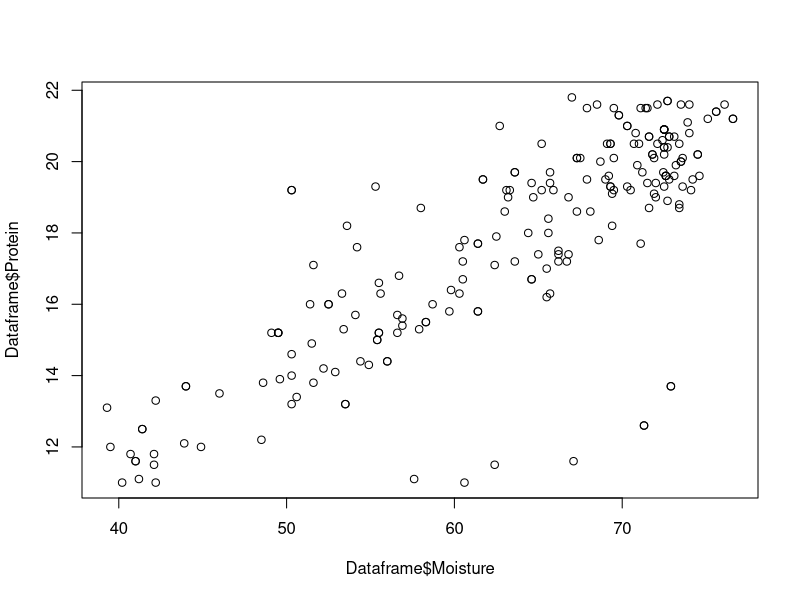
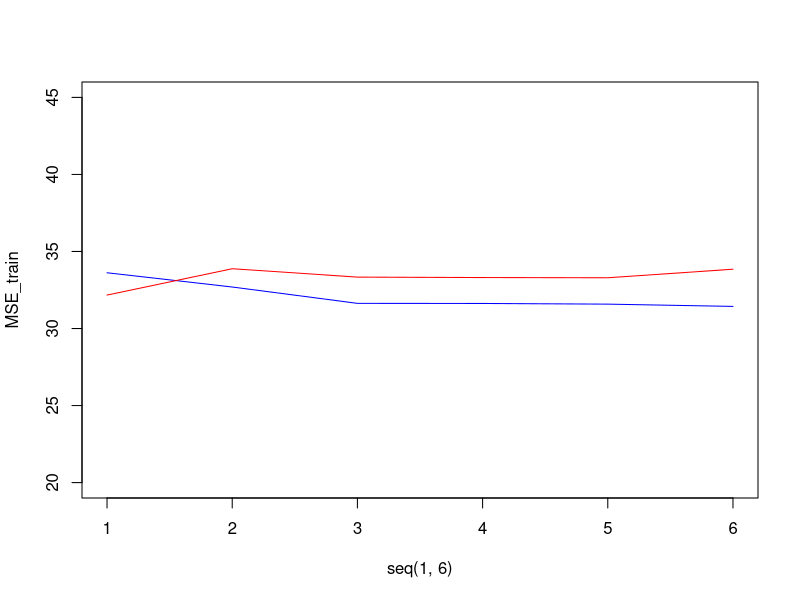

Write the R code that produced these figures, in order. (Note: this script raises an error after producing the figures.)
# Remove all saved variables and plots
dev.off()
rm(list=ls())
# Setting up rng and seed
RNGversion('3.5.1')
set.seed(12345)

# ------------------ Assignment 4 ---------------------------------
# The Excel file tecator.xlsx contains the results of study aimed to 
# investigate whether a near infrared absorbance spectrum can be used 
# to predict the fat content of samples of meat. For each meat sample 
# the data consists of a 100 channel spectrum of absorbance records and 
# the levels of moisture (water), fat and protein. The absorbance is 
# -log10 of the transmittance measured by the spectrometer. 
# The moisture, fat and protein are determined by analytic chemistry.

# 1 Import data to R and create a plot of Moisture versus Protein. 
# Do you think that these data are described well by a linear model?

Dataframe=read.csv2("tecator.csv")
plot(Dataframe$Moisture, Dataframe$Protein)

# 2. Consider model M_i in which Moisture is normally distributed, and 
# the expected Moisture is a polynomial function of Protein including 
# the polynomial terms up to power i (i.e M_1 is a linear model, M_2 is a quadratic model and so on). 
# Report a probabilistic model that describes M_i. 
# Why is it appropriate to use MSE criterion when fitting this model to a training data?

# M_i = a*i * protein^i + a*(i-1) * protein^(i-1) + ... + a * protein

# 3. Divide the data into training and validation sets( 50%/50%) and fit models
# M_i, i=1.6. For each model, record the training and the validation MSE and present 
# a plot showing how training and validation MSE depend on i 
# (write some R code to make this plot). Which model is best according to the plot? 
#How do the MSE values change and why? Interpret this picture in terms of bias-variance tradeoff.

mean_square_error = function(v1, v2) {
  SE = (v1-v2)
  SE = SE^2
  SE = mean(SE)
  return(SE)
}

calc_MSE = function(the_model, data) {
  SE = predict(the_model, newdata = data)
  SE = data$Moisture - SE
  SE = SE^2
  MSE = mean(SE)
  return(MSE)
}

n=dim(Dataframe)[1]
set.seed(12345)
id=sample(1:n, floor(n*0.5))
train=Dataframe[id,]
test=Dataframe[-id,]
test = test[1:dim(train)[1],]
MSEs = vector("numeric", length=0)

step3 = function(data_in, data_train) {
  for(i in seq(1,6)) {
    model_i = lm(Moisture ~poly(Protein,i), data = data_train)
    prediction = predict(model_i, newdata = data_in)
    MSEs = c(MSEs, mean_square_error(prediction, data_in$Moisture))
  }
  return (MSEs)
}

MSE_train = step3(train, train)
MSE_test = step3(test, train)

plot(seq(1,6), MSE_train, type="l", col="blue", ylim=c(20,45))
lines(seq(1,6), MSE_test, type="l", col="red")

# 4. Perform variable selection of a linear model in which Fat 
# is response and Channel1-Channel100 are predictors by using stepAIC. 
# Comment on how many variables were selected.

t_data = Dataframe[,0:(dim(Dataframe)[2]-2)]
model_lm = lm(Fat ~., data=t_data)
AIC_lm = stepAIC(model_lm)
print(paste0(length(AIC_lm$coefficients), " were selected"))

# 5. Fit a Ridge regression model with the same predictor and response variables. 
# Present a plot showing how model coefficients depend on the log of the penalty 
# factor lambda and report how the coefficients change with lambda.
library('glmnet')

step5n6 = function(data_in, alpha_in) {
  t_model = glmnet(as.matrix(data_in[,2:101]), data_in[,102], alpha=alpha_in, family="gaussian")
  plot(t_model, xvar="lambda", label=TRUE)
}

step5n6(t_data, 0)

# 6. Repeat step 5 but fit LASSO instead of the Ridge regression and 
# compare the plots from steps 5 and 6. Conclusions?
step5n6(t_data, 1)

# 7. Use cross-validation to find the optimal LASSO model 
# (make sure that case lambda=0 is also considered by the procedure),
# report the optimal lambda and how many variables were chosen by the 
# model and make conclusions. Present also a plot showing the dependence 
# of the CV score and comment how the CV score changes with lambda.
lambdas = seq(0,50, 0.01)
cv_lasso = cv.glmnet(as.matrix(t_data[,2:101]), t_data[,102], alpha=1, family="gaussian", lambda=lambdas)
plot( cv_lasso, type="b", col="Green")